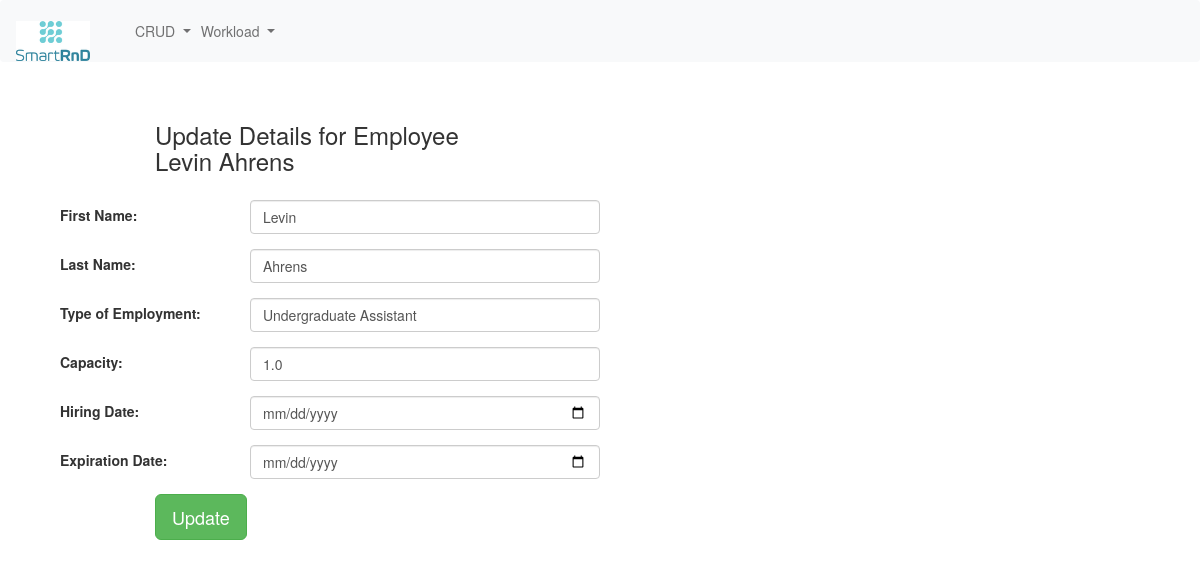
/edit_emp/1, run on the app's committed database.
### erpapp/models.py (models this page shows, shortened)
class Employee(models.Model):
    firstname = models.CharField('First Name', max_length=32)
    lastname = models.CharField('Last Name', max_length=32)
    type_choices = [
        ('Undergraduate Assistant', 'Undergraduate Assistant'),
        ('Research Assistant', 'Research Assistant')
    ]
    type = models.CharField('Type of Employment', choices=type_choices, max_length=32)
    capacity = models.FloatField('Capacity', default=1.0)
    hiring_date = models.DateField('Hiring Date')
    expiration_date = models.DateField('Expiration Date')
    @property
    def fullname(self):
        return '{} {}'.format(self.firstname, self.lastname)
    class Meta:
        db_table = "employee"

### erpapp/views.py (the view)
# urls.py: path('edit_emp/<int:id>', views.edit_emp),
def edit_emp(request, id):
    employee = Employee.objects.get(id=id)
    context = {
        'employee': employee
    }
    return render(request, 'edit_emp.html', context)

### erpapp/Templates/edit_emp.html (shortened to what this page needs)
{% extends "base.html" %}
{% block content %}
<div class="col-md-12">
    <form method="POST" class="post-form" action="/update_emp/{{ employee.id }}">
        <div class="container">
            <br>
            <div class="form-group row">
                <label class="col-sm-1 col-form-label"></label>
                <div class="col-sm-4">
                    <h3>Update Details for Employee<br>{{ employee.fullname }}</h3>
                </div>
            </div>
            <div class="form-group row">
                <label class="col-sm-2 col-form-label">First Name:</label>
                <div class="col-sm-4">
                    <input type="text" class="form-control" name="firstname" id="id_firstname" required maxlength="32"
                           value="{{ employee.firstname }}"/>
                </div>
            </div>
            <div class="form-group row">
                <label class="col-sm-2 col-form-label">Last Name:</label>
                <div class="col-sm-4">
                    <input type="text" class="form-control" name="lastname" id="id_lastname" required maxlength="32"
                           value="{{ employee.lastname }}"/>
                </div>
            </div>
            <div class="form-group row">
                <label class="col-sm-2 col-form-label">Type of Employment:</label>
                <div class="col-sm-4">
                    <input type="text" class="form-control" name="type" id="id_type" required maxlength="15"
                           value="{{ employee.type }}"/>
                </div>
            </div>
            <div class="form-group row">
                <label class="col-sm-2 col-form-label">Capacity:</label>
                <div class="col-sm-4">
                    <input type="number" step="0.1" class="form-control" name="capacity" id="id_capacity" required
                           maxlength="20" value="{{ employee.capacity }}"/>
                </div>
            </div>
            <div class="form-group row">
                <label class="col-sm-2 col-form-label">Hiring Date:</label>
                <div class="col-sm-4">
                    <input type="date" class="form-control" name="hiring_date" id="id_hiring_date" required
                           maxlength="20" value="{{ employee.hiring_date }}"/>
                </div>
            </div>
            <div class="form-group row">
                <label class="col-sm-2 col-form-label">Expiration Date:</label>
                <div class="col-sm-4">
                    <input type="date" class="form-control" name="expiration_date" id="id_expiration_date" required
                           maxlength="20" value="{{ employee.expiration_date }}"/>
                </div>
            </div>
            <div class="form-group row">
                <label class="col-sm-1 col-form-label"></label>
                <div class="col-sm-4">
                    <button type="submit" class="btn btn-success btn-lg">Update</button>
                </div>
            </div>
        </div>
    </form>
</div>
{% endblock content %}

### data on the page
Employee: fullname "Levin Ahrens", firstname "Levin", lastname "Ahrens", type "Undergraduate Assistant", capacity "1.0"
